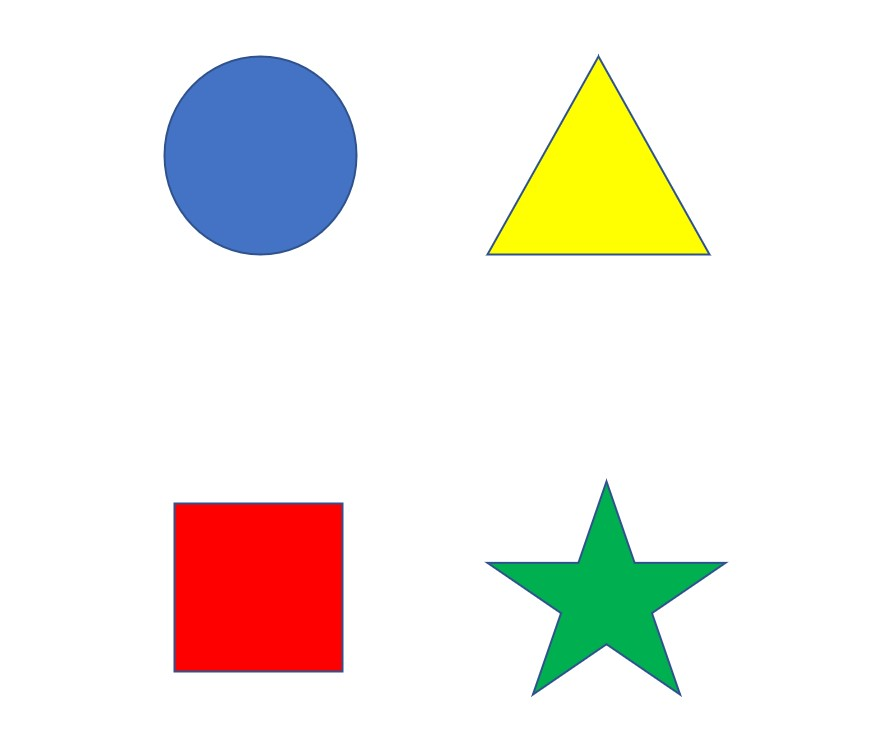
#> input picture shape.jpg, 896 x 752 px
$ python sekilMerkezAlgilama.py
#> lines starting #> are read from the running program, lines starting #| are printed output that depends on the picture; after the words box and inside, x2 and y2 are one past the last pixel; in counts of white or black regions, pixels touching at a corner belong together
import cv2
import numpy as np


image = cv2.imread("shape.jpg")
#> image is the input picture: shape (752, 896, 3); mean B, G, R 228.9, 235.1, 239.1
gray = cv2.cvtColor(image, cv2.COLOR_BGR2GRAY)
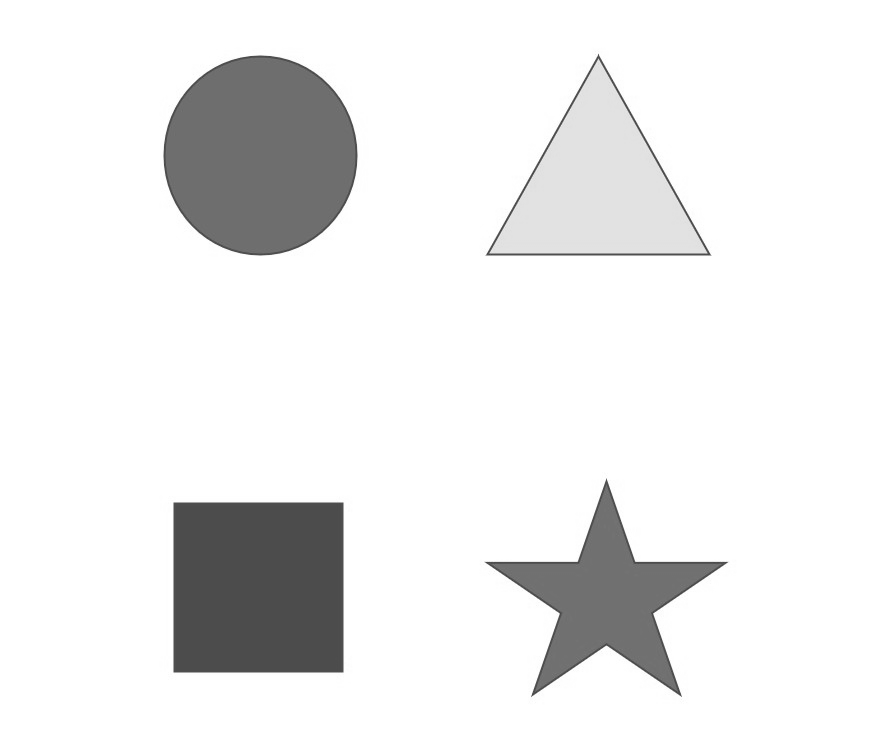
#> gray: shape (752, 896); min 67, max 255, mean 235.6

blur = cv2.GaussianBlur(gray, (5, 5),cv2.BORDER_DEFAULT)
ret, thresh = cv2.threshold(blur, 200, 255,cv2.THRESH_BINARY_INV)
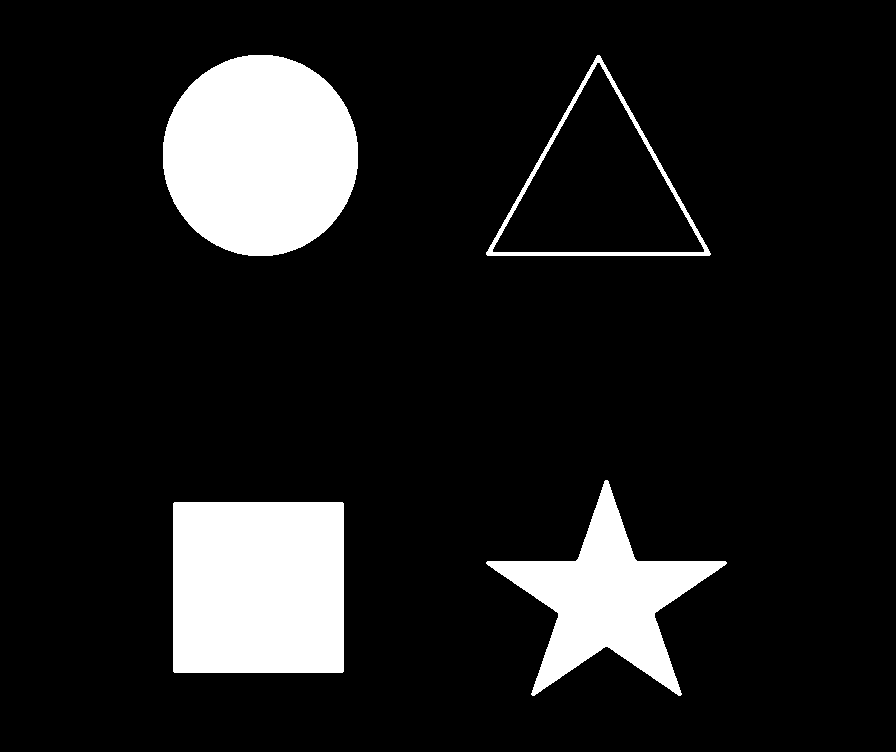
#> thresh: shape (752, 896); 12% white; 4 white regions
#Threshold of the image:Kontur algılamaya geçmeden önce, aşağıdaki snippet'i kullanarak yapabileceğimiz yukarıdaki görüntüyü eşik haline getirme


cv2.imwrite("../SekilRenkAlgilama/thresh.png", thresh)
#İki değeri, tüm konturların bir listesini ve bunların hiyerarşilerini döndüren findContours()
#yöntemini kullanarak eşiklenmiş görüntüden konturları bulacağız
contours, hierarchies = cv2.findContours(thresh, cv2.RETR_LIST, cv2.CHAIN_APPROX_SIMPLE)
#> contours = 5 contours; box (x1, y1, x2, y2) and area: (163, 55, 358, 256) 30678, (173, 502, 344, 673) 28898, (486, 55, 711, 256) 22823, (492, 62, 705, 253) 20635, (486, 480, 727, 696) 17782

blank = np.zeros(thresh.shape[:2],dtype='uint8')

cv2.drawContours(blank, contours, -1,(255, 0, 0), 1)  # boş bir görüntü matrisi üzerine çize (sekillerin çerveli versiyonu)
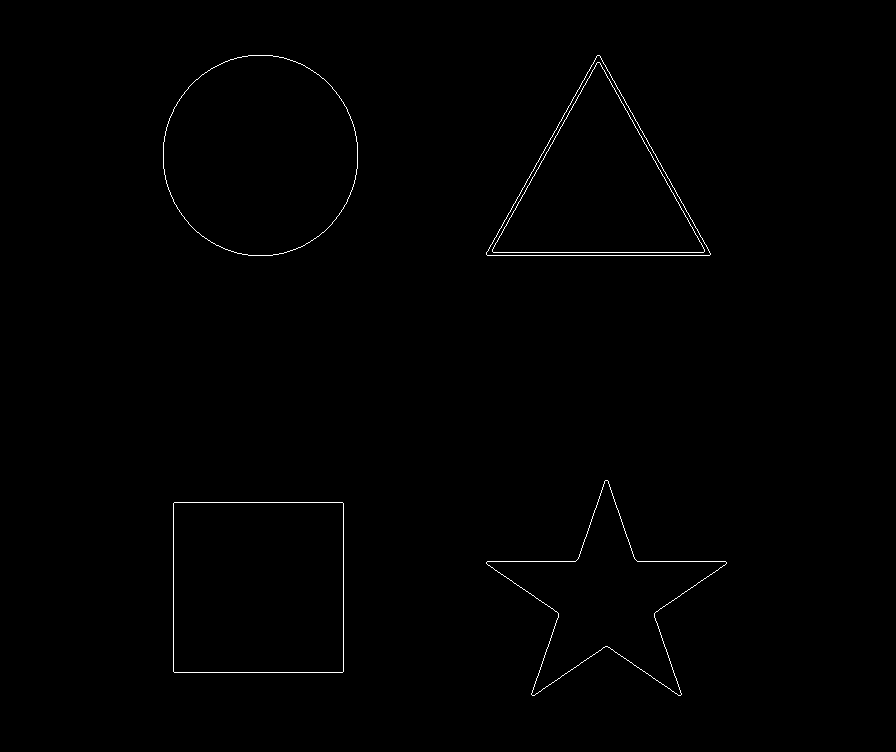
#> blank: shape (752, 896); 0.48% white in thin lines or dots, all inside (x1, y1, x2, y2) = (163, 55, 727, 696)

cv2.imwrite("Contours.png", blank)

"""Görüntünün ağırlık merkezini bulmak için özel formülü kullanırız:
cx = (M10 / M00 )
cy = ( M01 / M00 )
burada cx ve cy, merkez noktanın x ve y koordinatlarıdır ve M anıdır"""
for i in contours:

    approx = cv2.approxPolyDP(i, 0.01 * cv2.arcLength(i, True), True)
    # approxPolyDP()cv2 (yaklaşıkPolyDP) nedir?
    # cv2.approxPolyDP ile ilgili görsel sonucu
    # Belirli bir çokgenin bir konturunun şeklini,
    # orijinal çokgenin şekline belirtilen kesinlikte yaklaştırma işlemine , kontur şeklinin yaklaşımı denir
    print(f"approx: {len(approx)}")

    M = cv2.moments(i)
    if M['m00'] != 0: #merkez bulma kısmı
        x = int(M['m10']/M['m00'])
        y = int(M['m01']/M['m00'])
        cv2.drawContours(image, [i], -1, (0, 255, 0), 2)
        cv2.circle(image, (x, y), 3, (0, 0, 255), -1)
        cv2.putText(image, "center", (x - 20, y - 20),cv2.FONT_HERSHEY_SIMPLEX, 0.5, (0, 0, 0), 2)
    print(f"x: {x} y: {y}")

    # putting shape name at center of each shape(şekillere isim verme)
    if len(approx) == 3:
        cv2.putText(image, 'Triangle', (x - 40, y - 40),
                    cv2.FONT_HERSHEY_SIMPLEX, 0.5, (0, 0, 0), 2)

    elif len(approx) == 4:
        cv2.putText(image, 'Quadrilateral', (x - 40, y - 40),
                    cv2.FONT_HERSHEY_SIMPLEX, 0.5, (0, 0, 0), 2)

    elif len(approx) == 5:
        cv2.putText(image, 'Pentagon', (x - 40, y - 40),
                    cv2.FONT_HERSHEY_SIMPLEX, 0.5, (0, 0, 0), 2)

    elif len(approx) == 6:
        cv2.putText(image, 'Hexagon', (x - 40, y - 40), cv2.FONT_HERSHEY_SIMPLEX, 0.6, (0, 0, 0), 2)

    else:
        cv2.putText(image, 'circle', (x - 40, y - 40),
                    cv2.FONT_HERSHEY_SIMPLEX, 0.5, (0, 0, 0), 2)
#> this loop made 5 passes
#> (approx, x, y) on passes 1, 3, 4: ([[174, 502], [173, 671], [342, 672], [343, 503]], 258, 587), ([[597, 62], [703, 252], [492, 251]], 598, 188), ([[597, 55], [486, 254], [709, 255]], 597, 187)
#> (x, y) on passes 2, 5: (605, 598), (260, 155)
#| approx: 4
#| x: 258 y: 587
#| approx: 10
#| x: 605 y: 598
#| approx: 3
#| x: 598 y: 188
#| approx: 3
#| x: 597 y: 187
#| approx: 16
#| x: 260 y: 155
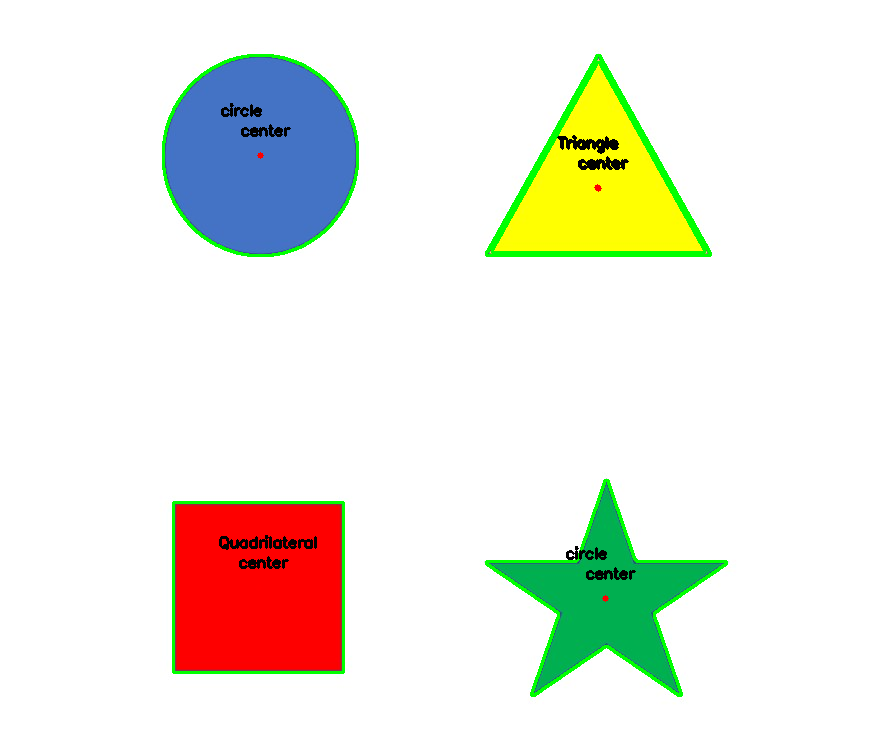
#> image: shape (752, 896, 3); 2.23% of pixels changed, all inside (x1, y1, x2, y2) = (162, 54, 728, 697)


cv2.imwrite("image.jpg", image)
cv2.imshow("Contours.png", blank)
cv2.imshow("image.png", image)  #bir görüntüyü bir pencerede görüntülemek için kullanılır
cv2.imshow('Binary',thresh)
cv2.waitKey()
